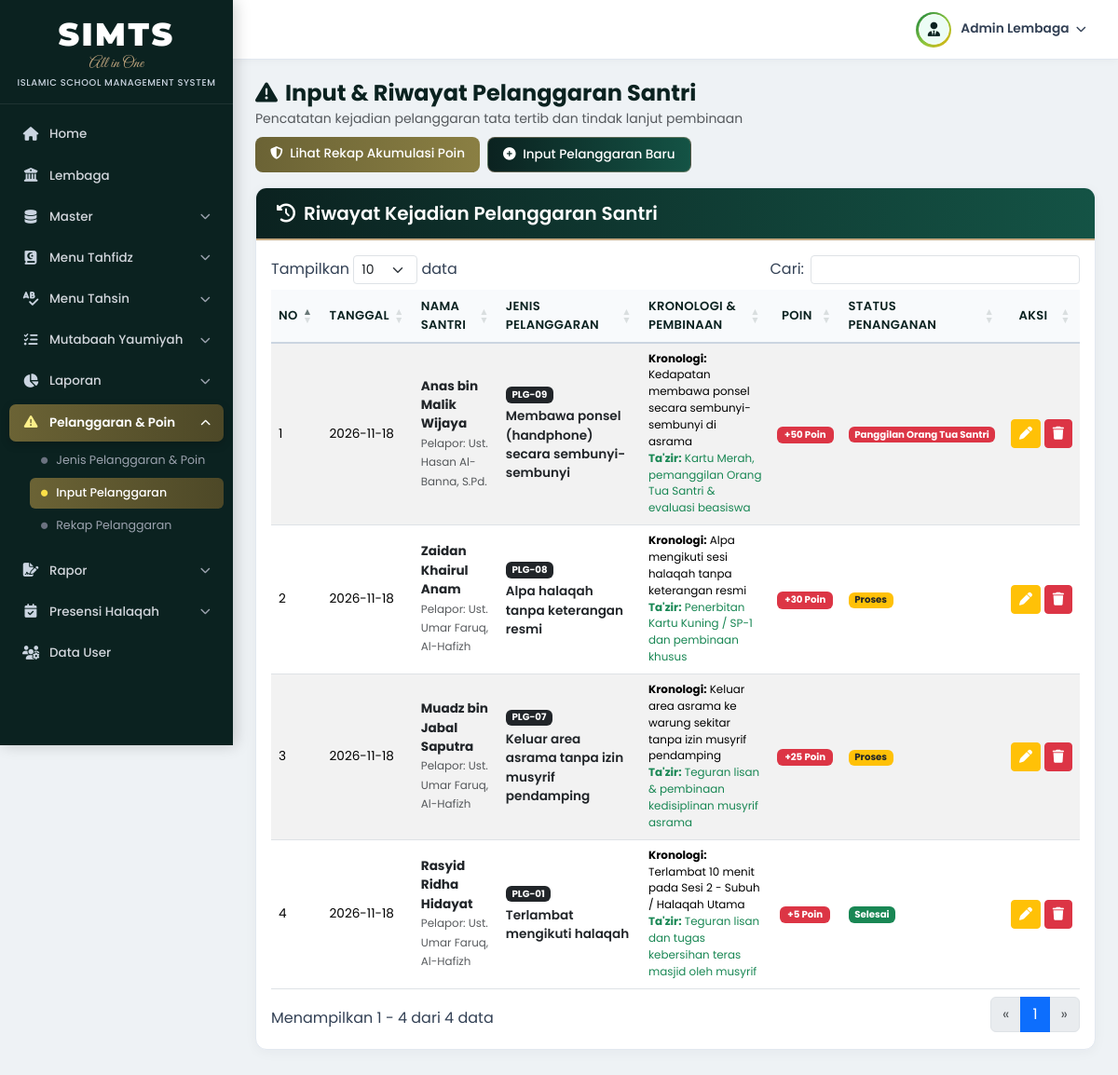
Screenshot of /modules/pelanggaran/pelanggaran_input.php (signed in) with the database file from the repository.
### tables this page shows
CREATE TABLE `pelanggaran_santri` (
  `id` INT AUTO_INCREMENT PRIMARY KEY,
  `santri_id` INT NOT NULL,
  `jenis_pelanggaran_id` INT NOT NULL,
  `pelapor_id` INT DEFAULT NULL,
  `tanggal` DATE NOT NULL,
  `kronologi` TEXT DEFAULT NULL,
  `poin_saat_itu` INT NOT NULL DEFAULT 5,
  `tindakan_pembinaan` VARCHAR(255) DEFAULT NULL,
  `status_penanganan` ENUM('Proses','Selesai','Panggilan Orang Tua Santri') NOT NULL DEFAULT 'Selesai',
  `created_at` TIMESTAMP DEFAULT CURRENT_TIMESTAMP,
  CONSTRAINT `fk_pelanggaran_santri` FOREIGN KEY (`santri_id`) REFERENCES `santri`(`id`) ON DELETE CASCADE,
  CONSTRAINT `fk_pelanggaran_jenis` FOREIGN KEY (`jenis_pelanggaran_id`) REFERENCES `jenis_pelanggaran`(`id`) ON DELETE CASCADE,
  CONSTRAINT `fk_pelanggaran_pelapor` FOREIGN KEY (`pelapor_id`) REFERENCES `pengajar`(`id`) ON DELETE SET NULL
);

CREATE TABLE `santri` (
  `id` INT AUTO_INCREMENT PRIMARY KEY,
  `id_santri` INT GENERATED ALWAYS AS (`id`) VIRTUAL,
  `nis` VARCHAR(30) NOT NULL UNIQUE,
  `nisn` VARCHAR(30) DEFAULT NULL,
  `nama_santri` VARCHAR(120) NOT NULL,
  `jenis_kelamin` ENUM('L','P') NOT NULL DEFAULT 'L',
  `tempat_lahir` VARCHAR(60) DEFAULT 'Jakarta',
  `tanggal_lahir` DATE DEFAULT '2012-01-01',
  `usia` INT NOT NULL DEFAULT 14,
  `jenjang` ENUM('SMP','SMA') NOT NULL DEFAULT 'SMP',
  `tahun_angkatan` VARCHAR(20) NOT NULL DEFAULT '2025/2026',
  `kategori_halaqah` ENUM('Tahsin Dasar','Tahfidz Lanjutan') NOT NULL DEFAULT 'Tahsin Dasar',
  `kelompok_musyrif` VARCHAR(100) NOT NULL DEFAULT 'Kelompok Musyrif Ust. Zaid bin Tsabit (Tahsin Dasar A)',
  `kelas_program` VARCHAR(50) DEFAULT 'Tahun ke-1 (Tingkat Dasar)',
  `jilid_tahsin` VARCHAR(40) DEFAULT 'Al-Qur''an / Tajwid',
  `target_juz` INT NOT NULL DEFAULT 5,
  `total_hafalan_juz` DECIMAL(4,1) DEFAULT 1.0,
  `halaqah_id` INT DEFAULT 1,
  `pengajar_id` INT DEFAULT 1,
  `id_user_orang_tua` INT DEFAULT 3,
  `nama_orang_tua` VARCHAR(120) DEFAULT NULL,
  `no_hp_orang_tua` VARCHAR(25) DEFAULT NULL,
  `alamat` TEXT DEFAULT NULL,
  `tanggal_masuk` DATE DEFAULT '2025-07-15',
  `status_santri` ENUM('Aktif','Alumni','Keluar') NOT NULL DEFAULT 'Aktif',
  `created_at` TIMESTAMP DEFAULT CURRENT_TIMESTAMP,
  CONSTRAINT `fk_santri_halaqah` FOREIGN KEY (`halaqah_id`) REFERENCES `halaqah`(`id`) ON DELETE SET NULL,
  CONSTRAINT `fk_santri_pengajar` FOREIGN KEY (`pengajar_id`) REFERENCES `pengajar`(`id`) ON DELETE SET NULL,
  CONSTRAINT `fk_santri_ortu` FOREIGN KEY (`id_user_orang_tua`) REFERENCES `users`(`id`) ON DELETE SET NULL
);

CREATE TABLE `pengajar` (
  `id` INT AUTO_INCREMENT PRIMARY KEY,
  `user_id` INT DEFAULT NULL,
  `nip` VARCHAR(30) NOT NULL UNIQUE,
  `nama_pengajar` VARCHAR(120) NOT NULL,
  `jenis_kelamin` ENUM('L','P') NOT NULL DEFAULT 'L',
  `tempat_lahir` VARCHAR(60) DEFAULT NULL,
  `tanggal_lahir` DATE DEFAULT NULL,
  `pendidikan_terakhir` VARCHAR(80) DEFAULT 'S1 Syariah / LIPIA',
  `jumlah_hafalan_juz` INT DEFAULT 30,
  `spesialisasi` VARCHAR(80) DEFAULT 'Musyrif Halaqah Tahfidz (Lanjutan)',
  `no_hp` VARCHAR(25) DEFAULT NULL,
  `alamat` TEXT DEFAULT NULL,
  `tanggal_bergabung` DATE DEFAULT '2021-11-19',
  `status` ENUM('Aktif','Nonaktif') NOT NULL DEFAULT 'Aktif',
  `created_at` TIMESTAMP DEFAULT CURRENT_TIMESTAMP,
  CONSTRAINT `fk_pengajar_user` FOREIGN KEY (`user_id`) REFERENCES `users`(`id`) ON DELETE SET NULL
);

CREATE TABLE `jenis_pelanggaran` (
  `id` INT AUTO_INCREMENT PRIMARY KEY,
  `kode_pelanggaran` VARCHAR(20) NOT NULL UNIQUE,
  `nama_pelanggaran` VARCHAR(150) NOT NULL,
  `kategori` ENUM('Ringan','Sedang','Berat') NOT NULL DEFAULT 'Ringan',
  `poin` INT NOT NULL DEFAULT 5,
  `sanksi_pembinaan` VARCHAR(200) NOT NULL,
  `created_at` TIMESTAMP DEFAULT CURRENT_TIMESTAMP
);

### config/koneksi.php (called while the page is built, shortened)
<?php
function e(?string $str): string
{
    return htmlspecialchars($str ?? '', ENT_QUOTES, 'UTF-8');
}

### modules/pelanggaran/pelanggaran_input.php (the view, shortened to what this page needs)
<?php
require_once __DIR__ . '/../../config/koneksi.php';
$sql_riwayat = "SELECT ps.*, s.nis, s.nama_santri, jp.kode_pelanggaran, jp.nama_pelanggaran, jp.kategori, p.nama_pengajar AS nama_pelapor
                FROM pelanggaran_santri ps
                JOIN santri s ON ps.santri_id = s.id
                JOIN jenis_pelanggaran jp ON ps.jenis_pelanggaran_id = jp.id
                LEFT JOIN pengajar p ON ps.pelapor_id = p.id
                ORDER BY ps.tanggal DESC, ps.id DESC";
$res_riwayat = mysqli_query($conn, $sql_riwayat);
include __DIR__ . '/../../includes/header.php';
include __DIR__ . '/../../includes/sidebar.php';
?>
<div class="d-flex justify-content-between align-items-center mb-3 flex-wrap gap-2">
    <div>
        <h4 class="fw-bold mb-0" style="color:#0b2220;"><i class="fa-solid fa-triangle-exclamation me-2"></i>Input &amp; Riwayat Pelanggaran Santri</h4>
        <small class="text-muted">Pencatatan kejadian pelanggaran tata tertib dan tindak lanjut pembinaan</small>
    </div>
    <div class="d-flex gap-2">
        <a href="pelanggaran_rekap.php" class="btn btn-gold-siata">
            <i class="fa-solid fa-shield-halved me-1"></i> Lihat Rekap Akumulasi Poin
        </a>
        <button class="btn btn-siata" data-bs-toggle="modal" data-bs-target="#modalTambahPelanggaran">
            <i class="fa-solid fa-plus-circle me-1"></i> Input Pelanggaran Baru
        </button>
    </div>
</div>
<div class="card-siata">
    <div class="card-header-siata">
        <h5><i class="fa-solid fa-clock-rotate-left"></i> Riwayat Kejadian Pelanggaran Santri</h5>
    </div>
    <div class="p-3 table-responsive">
        <table class="table table-hover table-striped table-siata datatable-siata align-middle w-100">
            <thead>
                <tr>
                    <th>No</th>
                    <th>Tanggal</th>
                    <th>Nama Santri</th>
                    <th>Jenis Pelanggaran</th>
                    <th>Kronologi &amp; Pembinaan</th>
                    <th class="text-center">Poin</th>
                    <th>Status Penanganan</th>
                    <th class="text-center">Aksi</th>
                </tr>
            </thead>
            <tbody>
                <?php $no = 1; while ($row = mysqli_fetch_assoc($res_riwayat)): ?>
                <?php
                    $badge_st = match ($row['status_penanganan']) {
                        'Selesai'        => 'bg-success',
                        'Proses'         => 'bg-warning text-dark',
                        default          => 'bg-danger'
                    };
                ?>
                <tr>
                    <td><?= $no++ ?></td>
                    <td><?= e($row['tanggal']) ?></td>
                    <td>
                        <div class="fw-bold text-dark"><?= e($row['nama_santri']) ?></div>
                        <small class="text-muted">Pelapor: <?= e($row['nama_pelapor'] ?? '-') ?></small>
                    </td>
                    <td>
                        <span class="badge bg-dark"><?= e($row['kode_pelanggaran']) ?></span>
                        <div class="fw-semibold text-dark mt-1"><?= e($row['nama_pelanggaran']) ?></div>
                    </td>
                    <td>
                        <div class="small"><strong>Kronologi:</strong> <?= e($row['kronologi'] ?: '-') ?></div>
                        <div class="small text-success"><strong>Ta'zir:</strong> <?= e($row['tindakan_pembinaan'] ?: '-') ?></div>
                    </td>
                    <td class="text-center"><span class="badge bg-danger px-2 py-1">+<?= (int) $row['poin_saat_itu'] ?> Poin</span></td>
                    <td><span class="badge <?= $badge_st ?>"><?= e($row['status_penanganan']) ?></span></td>
                    <td class="text-center text-nowrap">
                        <button type="button" class="btn btn-warning btn-sm text-white btn-edit-plg"
                                data-plg='<?= e(json_encode($row)) ?>'
                                data-bs-toggle="modal" data-bs-target="#modalEditPelanggaran">
                            <i class="fa-solid fa-pen"></i>
                        </button>
                        <button type="button" class="btn btn-danger btn-sm btn-hapus-plg"
                                data-id="<?= (int) $row['id'] ?>"
                                data-nama="<?= e($row['nama_santri']) ?>"
                                data-bs-toggle="modal" data-bs-target="#modalHapusPelanggaran">
                            <i class="fa-solid fa-trash"></i>
                        </button>
                    </td>
                </tr>
                <?php endwhile; ?>
            </tbody>
        </table>
    </div>
</div>
<?php include __DIR__ . '/../../includes/footer.php'; ?>

### assets/css/style.css (style rules this page uses)
:root { --sidebar-width: 250px; --sidebar-bg: #0b2220; --siata-green-dark: #0b2220; --siata-green-mid: #145345; --sidebar-hover: rgba(255, 255, 255, 0.06); --sidebar-active-gradient: linear-gradient(90deg, #6b6335, #4d4827); --sidebar-gold: #c5a880; --topbar-height: 64px; --content-bg: #eef2f5; }
* { box-sizing: border-box; }
body { margin: 0; font-family: 'Poppins', sans-serif; background-color: var(--content-bg); color: #334155; overflow-x: hidden; }
.card-siata { background: #ffffff; border: 1px solid #e2e8f0; border-radius: 12px; box-shadow: 0 3px 14px rgba(15, 23, 42, 0.04); overflow: hidden; margin-bottom: 22px; }
.card-header-siata { background: linear-gradient(90deg, #0b2220 0%, #145345 100%); color: #ffffff; padding: 15px 22px; display: flex; align-items: center; justify-content: space-between; flex-wrap: wrap; gap: 10px; border-bottom: 2px solid #c5a880; }
.card-header-siata h5, .card-header-siata h6 { margin: 0; font-weight: 600; color: #ffffff; display: flex; align-items: center; gap: 9px; }
.btn-siata { background: linear-gradient(90deg, #0b2220, #145345); color: #ffffff; border: 1px solid rgba(197, 168, 128, 0.4); font-weight: 500; font-size: 0.85rem; border-radius: 8px; padding: 8px 16px; transition: all 0.2s; }
.btn-gold-siata { background: linear-gradient(90deg, #6b6335, #8a7f43); color: #ffffff; border: none; font-weight: 500; font-size: 0.85rem; border-radius: 8px; padding: 8px 16px; transition: all 0.2s; }
.table-siata thead th { background-color: #f8fafc; color: #0b2220; font-weight: 600; font-size: 0.82rem; text-transform: uppercase; letter-spacing: 0.3px; border-bottom: 2px solid #cbd5e1; vertical-align: middle; }
.table-siata tbody td { font-size: 0.85rem; vertical-align: middle; }

### rows the page displays
pelanggaran_santri: tanggal "2026-11-18", santri.nama_santri "Anas bin Malik Wijaya", pelapor.nama_pengajar "Ust. Hasan Al-Banna, S.Pd.", jenis_pelanggaran.kode_pelanggaran "PLG-09", jenis_pelanggaran.nama_pelanggaran "Membawa ponsel (handphone) secara sembunyi-sembunyi", kronologi "Kedapatan membawa ponsel secara sembunyi-sembunyi di asrama", tindakan_pembinaan "Kartu Merah, pemanggilan Orang Tua Santri & evaluasi beasiswa", poin_saat_itu "50", status_penanganan "Panggilan Orang Tua Santri"
pelanggaran_santri: tanggal "2026-11-18", santri.nama_santri "Zaidan Khairul Anam", pelapor.nama_pengajar "Ust. Umar Faruq, Al-Hafizh", jenis_pelanggaran.kode_pelanggaran "PLG-08", jenis_pelanggaran.nama_pelanggaran "Alpa halaqah tanpa keterangan resmi", kronologi "Alpa mengikuti sesi halaqah tanpa keterangan resmi", tindakan_pembinaan "Penerbitan Kartu Kuning / SP-1 dan pembinaan khusus", poin_saat_itu "30", status_penanganan "Proses"
pelanggaran_santri: tanggal "2026-11-18", santri.nama_santri "Muadz bin Jabal Saputra", pelapor.nama_pengajar "Ust. Umar Faruq, Al-Hafizh", jenis_pelanggaran.kode_pelanggaran "PLG-07", jenis_pelanggaran.nama_pelanggaran "Keluar area asrama tanpa izin musyrif pendamping", kronologi "Keluar area asrama ke warung sekitar tanpa izin musyrif pendamping", tindakan_pembinaan "Teguran lisan & pembinaan kedisiplinan musyrif asrama", poin_saat_itu "25", status_penanganan "Proses"
pelanggaran_santri: tanggal "2026-11-18", santri.nama_santri "Rasyid Ridha Hidayat", pelapor.nama_pengajar "Ust. Umar Faruq, Al-Hafizh", jenis_pelanggaran.kode_pelanggaran "PLG-01", jenis_pelanggaran.nama_pelanggaran "Terlambat mengikuti halaqah", kronologi "Terlambat 10 menit pada Sesi 2 - Subuh / Halaqah Utama", tindakan_pembinaan "Teguran lisan dan tugas kebersihan teras masjid oleh musyrif", poin_saat_itu "5", status_penanganan "Selesai"

### other values shown
$topbar_user_label "Admin Lembaga"
